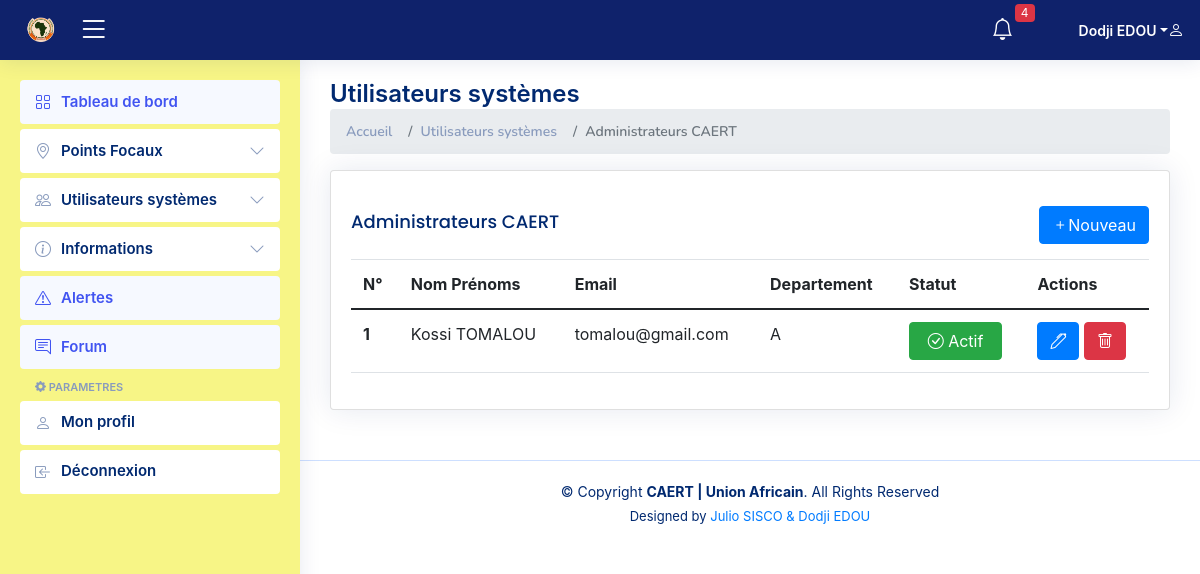
The page /admin_caert/ (signed in) on the database its author committed.
### users/models.py (models this page shows, shortened)
class User(AbstractBaseUser, PermissionsMixin):
    email = models.EmailField(verbose_name='addresse email', max_length=255, unique=True,)
    nom=models.CharField(max_length=255)
    prenom=models.CharField(max_length=255)
    departement=models.CharField(max_length=255)
    telephone=models.CharField(null=True, max_length=255)
    is_active = models.BooleanField(default=True)
    is_staff = models.BooleanField(default=False) # a admin user; non super-user
    is_admin = models.BooleanField(default=False) # a superuser
    is_analyst = models.BooleanField(default=False)
    USERNAME_FIELD = 'email'
    REQUIRED_FIELDS = [] # Email & Password sont requis par défaut.
    def get_full_name(self):
        return f'{self.prenom} {self.nom}'
    objects = UtilisateurManager()

### users/views.py (the view)
# urls.py: path('admin_caert/' ,views.admin_caert, name='admin_caert'),
@login_required
def admin_caert(request):
    admins=User.objects.filter(is_admin=True)
    return render(request, 'administrator/admin_caert.html', locals())

### users/templates/administrator/admin_caert.html (shortened to what this page needs)
{% extends 'administrator/base.html' %}
{% load static %}
{% block main-content %}
<div class="pagetitle">
    <h1>Utilisateurs systèmes</h1>
    <nav>
      <ol class="breadcrumb">
        <li class="breadcrumb-item"><a href="{% url 'admin_home' %}">Accueil</a></li>
        <li class="breadcrumb-item">Utilisateurs systèmes</li>
        <li class="breadcrumb-item active">Administrateurs CAERT</li>
      </ol>
    </nav>
  </div>
    <section class="section">
        <div class="row">
            <div class="col-lg-12">
                <div class="card">
                    <div class="card-body">
                        <div class="d-flex justify-content-between align-items-center">
                            <h5 class="card-title">Administrateurs CAERT</h5>
                            <a href="{% url 'add_admin' %}" type="button" class="btn btn-primary">
                                <i class="bi bi-plus"></i><span>Nouveau</span>
                            </a>
                        </div>
                        <table class="table datatable" id="general">
                            <thead>
                                <tr>
                                    <th scope="col">N°</th>
                                    <th scope="col">Nom Prénoms</th>
                                    <th scope="col">Email</th>
                                    <th scope="col">Departement</th>
                                    <th scope="col">Statut</th>
                                    <th scope="col">Actions</th>
                                </tr>
                            </thead>
                            <tbody>
                                {% for ad in admins %}
                                <tr id='{{ ad.id }}'>
                                    <th scope="row">{{ forloop.counter }}</th>
                                    <td>{{ad.get_full_name}}</td>
                                    <td>{{ad.email}}</td>
                                    <td>{{ad.departement}}</td>
                                    <td >
                                        {% if ad.is_active%}
                                        <a href="{% url 'disable_user' ad.id %}" class="btn btn-success bi bi-check-circle icon-active" style="width: 93px !important;"> Actif</a>
                                        {% else %}
                                        <a href="{% url 'enable_user' ad.id %}" class="btn btn-secondary bi bi-x-circle icon-inactive" > Inactif</a>
                                        {% endif %}
                                    </td>
                                    <td >
                                        <a href="{% url 'edit_admin_caert' ad.id %}"  type="button" class="btn btn-primary btn-xs" title="Modifier"><i class="bi bi-pen"></i></a>
                                        <a href="{% url 'delete_admin_caert' ad.id %}" class="btn btn-danger" ><i class="bi bi-trash"></i></a>
                                    </td>
                                </tr>
                                {% endfor %}
                            </tbody>
                        </table>
                    </div>
                </div>
            </div>
        </div>
    </section>
{% endblock main-content %}

### users/templates/administrator/header.html (shortened to what this page needs)
{% load static %}
  <header id="header" class="header fixed-top d-flex align-items-center" style="background-color: rgb(15,34,107)" >
    <div class="d-flex align-items-center justify-content-between">
      <a href="{% url 'admin_home' %}" class="logo d-flex align-items-center">
        <img src="{% static 'assets/img/logoua.png' %}" alt="" style="color: white">
      </a>
      <i class="bi bi-list toggle-sidebar-btn" style="color: white"></i>
    </div>
    <nav class="header-nav ms-auto">
      <ul class="d-flex align-items-center">
        <li class="nav-item dropdown">
          <a class="nav-link nav-icon" >
            <i class="bi bi-bell" style="color: white"></i>
            <span class="badge bg-danger badge-number">4</span>
          </a>
        </li>
        <li class="nav-item dropdown pe-3">
          <a class="nav-link nav-profile d-flex align-items-center pe-0" href="#" data-bs-toggle="dropdown">
            <span class="d-none d-md-block dropdown-toggle ps-2" style="color: white">{{user.get_full_name}}</span>
            <i style="color: white;" class="bi bi-person"></i>
          </a>
        </li>
      </ul>
    </nav>
  </header>

### static/assets/css/style.css (style rules this page uses)
:root { scroll-behavior: smooth; }
body { font-family: "Open Sans", sans-serif; background: #f6f9ff; color: #444444; }
a { color: #4154f1; text-decoration: none; }
h1, h2, h3, h4, h5, h6 { font-family: "Nunito", sans-serif; }
.pagetitle { margin-bottom: 10px; }
.pagetitle h1 { font-size: 24px; margin-bottom: 0; font-weight: 600; color: #012970; }
.card { margin-bottom: 30px; border: none; border-radius: 5px; box-shadow: 0px 0 30px rgba(1, 41, 112, 0.1); }
.card-title { padding: 20px 0 15px 0; font-size: 18px; font-weight: 500; color: #012970; font-family: "Poppins", sans-serif; }
.card-body { padding: 0 20px 20px 20px; }
.breadcrumb { font-size: 14px; font-family: "Nunito", sans-serif; color: #899bbd; font-weight: 600; }
.breadcrumb a { color: #899bbd; transition: 0.3s; }
.breadcrumb .breadcrumb-item::before { color: #899bbd; }
.breadcrumb .active { color: #51678f; font-weight: 600; }
.logo { line-height: 1; }
.logo img { max-height: 26px; margin-right: 6px; }
.header { transition: all 0.5s; z-index: 997; height: 60px; box-shadow: 0px 2px 20px rgba(1, 41, 112, 0.1); background-color: #fff; padding-left: 20px; }
.header .toggle-sidebar-btn { font-size: 32px; padding-left: 10px; cursor: pointer; color: #012970; }
.header-nav ul { list-style: none; }
.header-nav>ul { margin: 0; padding: 0; }
.header-nav .nav-icon { font-size: 22px; color: #012970; margin-right: 25px; position: relative; }
.header-nav .nav-profile { color: #012970; }
.header-nav .nav-profile span { font-size: 14px; font-weight: 600; }
.header-nav .badge-number { position: absolute; inset: -2px -5px auto auto; font-weight: normal; font-size: 12px; padding: 3px 6px; }

### rows shown on the page
User: get_full_name "Dodji EDOU"
User: get_full_name "Kossi TOMALOU", email "tomalou@gmail.com", departement "A", is_active "Actif"
